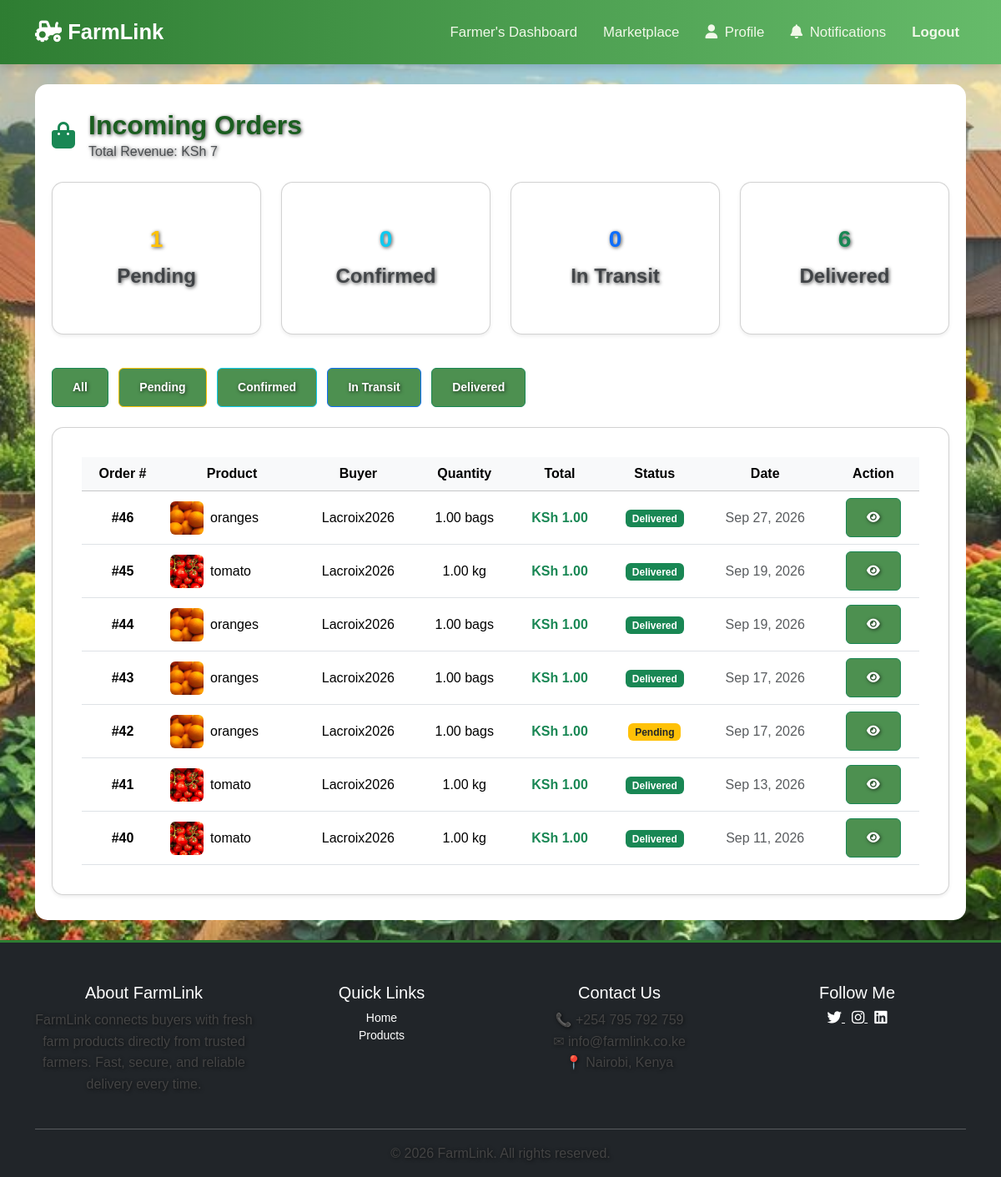
/farmer/orders/ (signed in), run on the app's committed database.
### accounts/models.py (models this page shows, shortened)
class Order(models.Model):
    STATUS_CHOICES = [
        ('pending', 'Pending'),
        ('confirmed', 'Confirmed'),
        ('in_transit', 'In Transit'),
        ('delivered', 'Delivered'),
        ('cancelled', 'Cancelled'),
    ]
    transporter = models.ForeignKey(
        User,
        on_delete=models.SET_NULL,
        null=True,
        blank=True,
        related_name="transporter_orders"
    )
    product = models.ForeignKey(Product, on_delete=models.CASCADE)
    buyer = models.ForeignKey(User, on_delete=models.CASCADE)
    quantity = models.DecimalField(max_digits=10, decimal_places=2)
    total_price = models.DecimalField(max_digits=10, decimal_places=2)
    status = models.CharField(max_length=20, choices=STATUS_CHOICES, default='pending')
    order_date = models.DateTimeField(auto_now_add=True)
    delivery_date = models.DateTimeField(null=True, blank=True)

class Product(models.Model):
    CATEGORIES = [
        ('vegetables', 'Vegetables'),
        ('fruits', 'Fruits'),
        ('grains', 'Grains'),
        ('dairy', 'Dairy'),
        ('poultry', 'Poultry'),
        ('other', 'Other'),
    ]
    farmer = models.ForeignKey(User, on_delete=models.CASCADE, related_name='products')
    name = models.CharField(max_length=100)
    category = models.CharField(max_length=20, choices=CATEGORIES)
    quantity = models.DecimalField(max_digits=10, decimal_places=2)
    unit = models.CharField(max_length=20, default='kg')
    price_per_unit = models.DecimalField(max_digits=10, decimal_places=2)
    description = models.TextField(blank=True)   # optional improvement
    image = models.ImageField(upload_to='product_images/', blank=True, null=True)
    created_at = models.DateTimeField(auto_now_add=True)
    is_available = models.BooleanField(default=True)

### accounts/views.py (the view)
# urls.py: path('farmer/orders/', views.farmer_orders, name='farmer_orders'),
@login_required
def farmer_orders(request):
    if not request.user.profile.is_farmer():
        messages.error(request, "Access denied.")
        return redirect('home')
    orders = Order.objects.filter(
        product__farmer=request.user
    ).select_related(
        'product',
        'buyer'
    ).order_by('-order_date')
    status_filter = request.GET.get('status')
    if status_filter:
        orders = orders.filter(status=status_filter)
    pending_count = orders.filter(status='pending').count()
    confirmed_count = orders.filter(status='confirmed').count()
    in_transit_count = orders.filter(status='in_transit').count()
    delivered_count = orders.filter(status='delivered').count()
    total_revenue = orders.exclude(
        status='cancelled'
    ).aggregate(
        total=Sum('total_price')
    )['total'] or 0
    context = {
        'orders': orders,
        'status_filter': status_filter,
        'pending_count': pending_count,
        'confirmed_count': confirmed_count,
        'in_transit_count': in_transit_count,
        'delivered_count': delivered_count,
        'total_revenue': total_revenue,
    }
    return render(request, 'Orders/farmer_orders.html', context)

### accounts/context_processors.py (called while the page is built)
def notification_count(request):
    if request.user.is_authenticated:
        unread_count = Notification.objects.filter(
            user=request.user,
            is_read=False
        ).count()
    else:
        unread_count = 0
    return {'unread_count': unread_count,
            'google_maps_key': settings.GOOGLE_MAPS_API_KEY,
            }

### accounts/models.py (called while the page is built)
    def is_farmer(self):
        return self.role == self.ROLE_FARMER

### accounts/templates/Orders/farmer_orders.html (shortened to what this page needs)
{% extends 'base.html' %}
{% block content %}
<div class="container mt-4">
    <div class="d-flex align-items-center mb-4">
        <i class="fas fa-shopping-bag fa-2x text-success me-3"></i>
        <div>
            <h2 class="mb-0 fw-bold">Incoming Orders</h2>
            <p class="text-muted mb-0">
                Total Revenue: KSh {{ total_revenue }}
            </p>
        </div>
    </div>
    <div class="row mb-4">
        <div class="col-md-3 mb-3">
            <div class="card shadow-sm text-center">
                <div class="card-body">
                    <h3 class="fw-bold text-warning">{{ pending_count }}</h3>
                    <p class="text-muted mb-0">Pending</p>
                </div>
            </div>
        </div>
        <div class="col-md-3 mb-3">
            <div class="card shadow-sm text-center">
                <div class="card-body">
                    <h3 class="fw-bold text-info">{{ confirmed_count }}</h3>
                    <p class="text-muted mb-0">Confirmed</p>
                </div>
            </div>
        </div>
        <div class="col-md-3 mb-3">
            <div class="card shadow-sm text-center">
                <div class="card-body">
                    <h3 class="fw-bold text-primary">{{ in_transit_count }}</h3>
                    <p class="text-muted mb-0">In Transit</p>
                </div>
            </div>
        </div>
        <div class="col-md-3 mb-3">
            <div class="card shadow-sm text-center">
                <div class="card-body">
                    <h3 class="fw-bold text-success">{{ delivered_count }}</h3>
                    <p class="text-muted mb-0">Delivered</p>
                </div>
            </div>
        </div>
    </div>
    <div class="mb-4">
        <a href="{% url 'farmer_orders' %}"
           class="btn btn-sm {% if not status_filter %}btn-success{% else %}btn-outline-success{% endif %} me-2">
            All
        </a>
        <a href="?status=pending"
           class="btn btn-sm {% if status_filter == 'pending' %}btn-warning{% else %}btn-outline-warning{% endif %} me-2">
            Pending
        </a>
        <a href="?status=confirmed"
           class="btn btn-sm {% if status_filter == 'confirmed' %}btn-info{% else %}btn-outline-info{% endif %} me-2">
            Confirmed
        </a>
        <a href="?status=in_transit"
           class="btn btn-sm {% if status_filter == 'in_transit' %}btn-primary{% else %}btn-outline-primary{% endif %} me-2">
            In Transit
        </a>
        <a href="?status=delivered"
           class="btn btn-sm {% if status_filter == 'delivered' %}btn-success{% else %}btn-outline-success{% endif %}">
            Delivered
        </a>
    </div>
    {% if orders %}
        <div class="card shadow-sm">
            <div class="card-body p-0">
                <div class="table-responsive">
                    <table class="table table-hover align-middle mb-0">
                        <thead class="table-light">
                            <tr>
                                <th>Order #</th>
                                <th>Product</th>
                                <th>Buyer</th>
                                <th>Quantity</th>
                                <th>Total</th>
                                <th>Status</th>
                                <th>Date</th>
                                <th>Action</th>
                            </tr>
                        </thead>
                        <tbody>
                            {% for order in orders %}
                            <tr>
                                <td class="fw-bold">#{{ order.id }}</td>
                                <td>
                                    <div class="d-flex align-items-center gap-2">
                                        {% if order.product.image %}
                                            <img src="{{ order.product.image.url }}"
                                                 class="rounded"
                                                 style="width:40px;height:40px;object-fit:cover;"
                                                 alt="{{ order.product.name }}">
                                        {% endif %}
                                        {{ order.product.name }}
                                    </div>
                                </td>
                                <td>{{ order.buyer.username }}</td>
                                <td>
                                    {{ order.quantity }}
                                    {{ order.product.unit }}
                                </td>
                                <td class="fw-bold text-success">
                                    KSh {{ order.total_price }}
                                </td>
                                <td>
                                    {% if order.status == 'delivered' %}
                                        <span class="badge bg-success">Delivered</span>
                                    {% elif order.status == 'in_transit' %}
                                        <span class="badge bg-primary">In Transit</span>
                                    {% elif order.status == 'confirmed' %}
                                        <span class="badge bg-info text-dark">Confirmed</span>
                                    {% elif order.status == 'cancelled' %}
                                        <span class="badge bg-danger">Cancelled</span>
                                    {% else %}
                                        <span class="badge bg-warning text-dark">Pending</span>
                                    {% endif %}
                                </td>
                                <td class="text-muted">
                                    {{ order.order_date|date:"M d, Y" }}
                                </td>
                                <td>
                                    <a href="{% url 'order_detail' order.id %}"
                                       class="btn btn-sm btn-outline-success">
                                        <i class="fas fa-eye"></i>
                                    </a>
                                </td>
                            </tr>
                            {% endfor %}
                        </tbody>
                    </table>
                </div>
            </div>
        </div>
    {% endif %}
</div>
{% endblock %}

### static/css/style.css (style rules this page uses)
body { margin: 0; padding: 0; font-family: "Poppins", sans-serif; background-image: url("/static/images/hero-farm.jpeg"); background-size: cover; background-position: center; background-repeat: no-repeat; min-height: 100vh; color: #fff; }
section, h1, h2, h3, p, .btn { position: relative; z-index: 1; text-shadow: 1px 1px 4px rgba(0, 0, 0, 0.7); }
h1, h2, h3 { font-weight: 600; }
.btn { display: inline-block; padding: 12px 24px; background-color: rgba(46, 125, 50, 0.85); color: #fff; text-decoration: none; border-radius: 6px; transition: background 0.3s ease; font-weight: 600; }
.card { flex: 1; background: #fff; padding: 35px; border-radius: 14px; text-align: center; box-shadow: 0 4px 12px rgba(0,0,0,0.08); transition: transform 0.3s ease; }
.card h3 { color: #2e7d32; margin-bottom: 10px; }
.container.mt-4 { max-width: 1200px; margin: 0 auto; padding: 30px 20px; font-family: "Poppins", sans-serif; position: relative; z-index: 1; background-color: #fff; border-radius: 15px; }
body { margin: 0; padding: 0; font-family: "Poppins", sans-serif; color: #333; background-color: #f8f9fa; }
h2 { font-size: 32px; font-weight: 700; color: #1b5e20; margin-bottom: 10px; }
p { font-size: 16px; color: #444; }
.card-body p { font-size: 24px; font-weight: 700; color: #1b5e20; }
a.btn { text-decoration: none; display: inline-block; }

### data on the page
Order: id "46", product.image (picture), product.name "oranges", buyer.username "Lacroix2026", quantity "1.00", product.unit "bags", total_price "1.00", status "Delivered", order_date "Sep 27, 2026"
Order: id "45", product.image (picture), product.name "tomato", buyer.username "Lacroix2026", quantity "1.00", product.unit "kg", total_price "1.00", status "Delivered", order_date "Sep 19, 2026"
Order: id "44", product.image (picture), product.name "oranges", buyer.username "Lacroix2026", quantity "1.00", product.unit "bags", total_price "1.00", status "Delivered", order_date "Sep 19, 2026"
Order: id "43", product.image (picture), product.name "oranges", buyer.username "Lacroix2026", quantity "1.00", product.unit "bags", total_price "1.00", status "Delivered", order_date "Sep 17, 2026"
Order: id "42", product.image (picture), product.name "oranges", buyer.username "Lacroix2026", quantity "1.00", product.unit "bags", total_price "1.00", status "Pending", order_date "Sep 17, 2026"
Order: id "41", product.image (picture), product.name "tomato", buyer.username "Lacroix2026", quantity "1.00", product.unit "kg", total_price "1.00", status "Delivered", order_date "Sep 13, 2026"
Order: id "40", product.image (picture), product.name "tomato", buyer.username "Lacroix2026", quantity "1.00", product.unit "kg", total_price "1.00", status "Delivered", order_date "Sep 11, 2026"

### other printed values
{{ total_revenue }} "7"
{{ pending_count }} "1"
{{ confirmed_count }} "0"
{{ in_transit_count }} "0"
{{ delivered_count }} "6"
